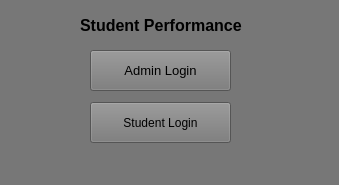
<?xml version="1.0" encoding="UTF-8"?>
<ui version="4.0">
 <class>MainWindow</class>
 <widget class="QMainWindow" name="MainWindow">
  <property name="geometry">
   <rect>
    <x>0</x>
    <y>0</y>
    <width>339</width>
    <height>185</height>
   </rect>
  </property>
  <property name="windowTitle">
   <string>MainWindow</string>
  </property>
  <property name="styleSheet">
   <string notr="true">*{
	background:#777;
}</string>
  </property>
  <widget class="QWidget" name="centralwidget">
   <widget class="QLabel" name="label">
    <property name="geometry">
     <rect>
      <x>80</x>
      <y>10</y>
      <width>171</width>
      <height>31</height>
     </rect>
    </property>
    <property name="font">
     <font>
      <pointsize>12</pointsize>
      <weight>75</weight>
      <bold>true</bold>
     </font>
    </property>
    <property name="text">
     <string>Student Performance</string>
    </property>
   </widget>
   <widget class="QPushButton" name="btnAdminLogin">
    <property name="geometry">
     <rect>
      <x>90</x>
      <y>50</y>
      <width>141</width>
      <height>41</height>
     </rect>
    </property>
    <property name="font">
     <font>
      <pointsize>10</pointsize>
     </font>
    </property>
    <property name="text">
     <string>Admin Login</string>
    </property>
   </widget>
   <widget class="QPushButton" name="btnStudentLogin">
    <property name="geometry">
     <rect>
      <x>90</x>
      <y>102</y>
      <width>141</width>
      <height>41</height>
     </rect>
    </property>
    <property name="text">
     <string>Student Login</string>
    </property>
   </widget>
  </widget>
  <widget class="QStatusBar" name="statusbar"/>
 </widget>
 <resources/>
 <connections/>
</ui>
